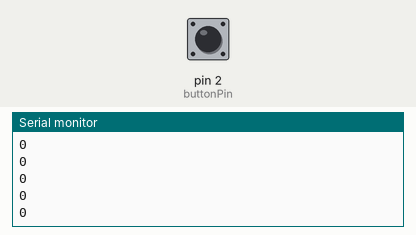
Recording of a sketch running on a simulated Arduino Uno, built with avr-gcc and run on an emulated ATmega328P. On the bench: the last lines printed to the serial monitor. The inputs (shaded band) are chosen by the test bench; at power-on: pin 2 (buttonPin) LOW.

Above: at 1.2 s.
1.3 s: pin 2 (buttonPin) pulled HIGH for 0.15 s
At 2.2 s:
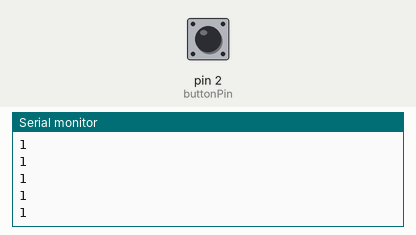
2.9 s: pin 2 (buttonPin) pulled HIGH for 1 s
At 3.7 s:
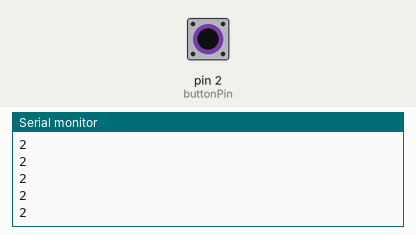
5.4 s: pin 2 (buttonPin) pulled HIGH for 0.15 s
At 6.5 s:
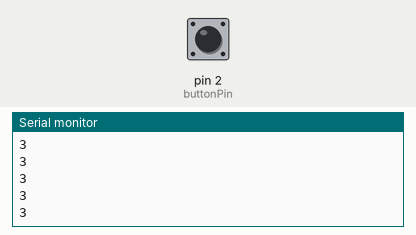
Timing chart, 0 to 7.8 s (numbered marks = the images above; inputs shaded):
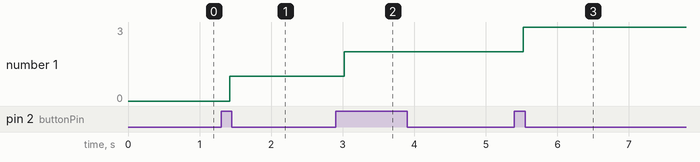

The sketch:

SuroyCube_v1.ino
```cpp
const int buttonPin = 2;
int buttonState;
int lastButtonState = LOW;
int count = 0;


unsigned long lastDebounceTime = 0;
unsigned long debounceDelay = 50;

void setup() {
  pinMode(buttonPin, INPUT);
  Serial.begin(9600);
}

void loop() {

  int reading = digitalRead(buttonPin);

  if (reading != lastButtonState) {

    lastDebounceTime = millis();
  }

  if ((millis() - lastDebounceTime) > debounceDelay) {


    if (reading != buttonState) {
      buttonState = reading;


      if (buttonState == HIGH) {
        count++;

      }
    }
  }
  Serial.println(count);
  lastButtonState = reading;
}
```

Measured:
- after the input at 1.3 s, the serial monitor: prints a new line after 0.12 s (image 1)
- after the input at 2.9 s, the serial monitor: prints a new line after 0.12 s (image 2)
- after the input at 5.4 s, the serial monitor: prints a new line after 0.12 s (image 3)
- plotted number 1: 0 → 1 after the input at 1.3 s, 1 → 2 after the input at 2.9 s, 2 → 3 after the input at 5.4 s
